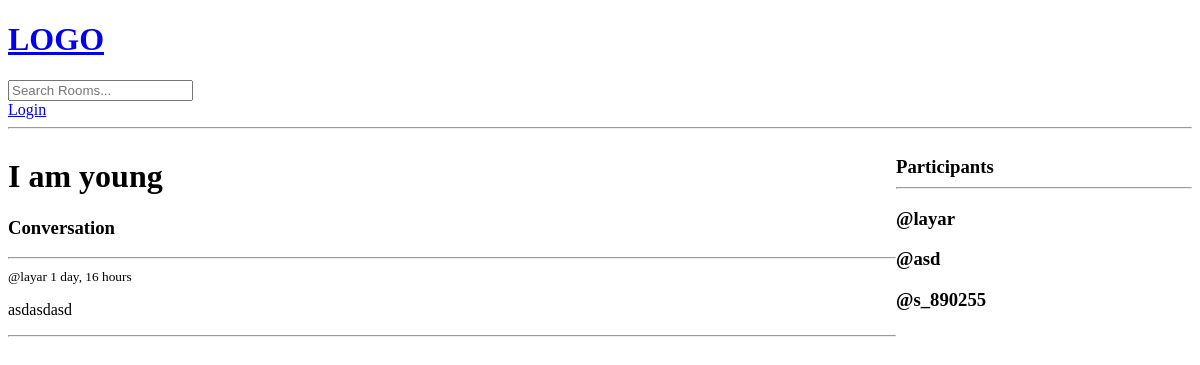
The page /room/3/ on the database as committed earlier.
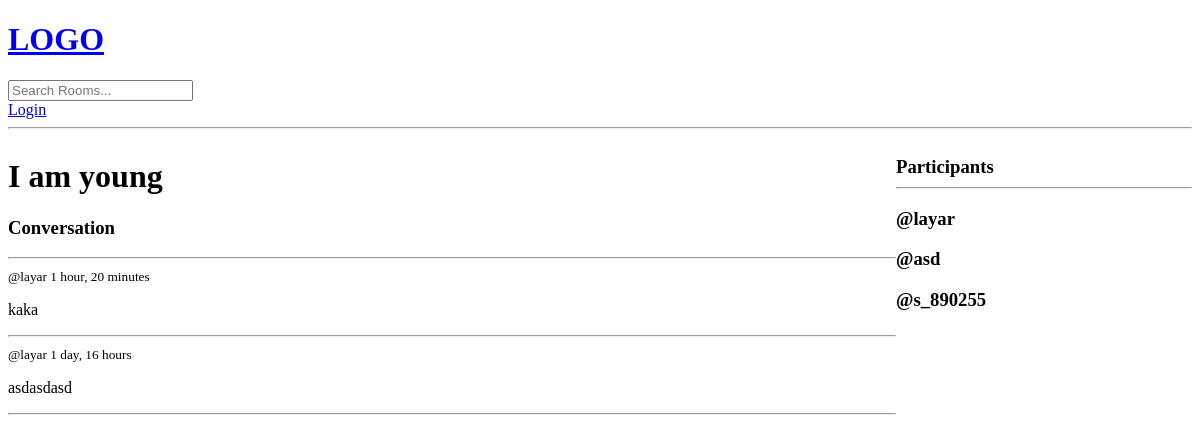
The same page on the database as committed later.
### base/models.py (models this page shows, shortened)
class Message(models.Model):
    user = models.ForeignKey(User, on_delete=models.CASCADE)
    room = models.ForeignKey(Room, on_delete=models.CASCADE)
    body = models.TextField()
    update = models.DateTimeField(auto_now=True)
    create = models.DateTimeField(auto_now_add=True)
    class Meta:
            ordering = ['-update', '-create']

### base/views.py (the view, shortened to what this page needs)
# urls.py: path('room/<str:pk>/', views.room, name="room"),
def room(request, pk):
    room = Room.objects.get(id=pk)
    room_messages = room.message_set.all() # .order_by('-create') because we did this in class Message
    participants = room.participants.all()
    context = {'room': room, 'room_messages': room_messages, 'participants': participants}
    return render(request, 'base/room.html', context)

### base/templates/base/room.html (shortened to what this page needs)
{% extends 'main.html' %}
{% block content %}
<div class="room-container">
    <div>
        <h1>{{room.name}}</h1>
        <div class="comment-wrapper">
            <h3>Conversation</h3>
            <hr>
            {% for message in room_messages %}
            <div>
                <small>@{{message.user}} {{message.create|timesince}} </small>
                <p>{{message.body}}</p>
                <hr>
            </div>
            {% endfor %}
        </div>
    </div>
    <div>
        <h3>
            Participants
            <hr>
            {% for user in participants %}
            <div>
                <p>@{{user.username}}</p>
            </div>
            {% endfor %}
        </h3>
    </div>
</div>
{% endblock %}

Rows that differ between the two databases and show on the page:
added Message: user "layar", create "1 hour, 20 minutes", body "kaka"
